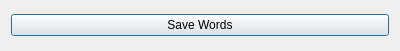
<?xml version="1.0" encoding="UTF-8"?>
<ui version="4.0">
 <class>CryptoWords</class>
 <widget class="QDialog" name="CryptoWords">
  <property name="geometry">
   <rect>
    <x>0</x>
    <y>0</y>
    <width>400</width>
    <height>51</height>
   </rect>
  </property>
  <property name="windowTitle">
   <string>Enter phrase</string>
  </property>
  <layout class="QVBoxLayout" name="verticalLayout">
   <item>
    <layout class="QGridLayout" name="gbox_words">
     <property name="sizeConstraint">
      <enum>QLayout::SetMaximumSize</enum>
     </property>
    </layout>
   </item>
   <item>
    <layout class="QHBoxLayout" name="horizontalLayout">
     <item>
      <widget class="QPushButton" name="btn_save">
       <property name="text">
        <string>Save Words</string>
       </property>
      </widget>
     </item>
    </layout>
   </item>
  </layout>
 </widget>
 <resources/>
 <connections/>
</ui>
